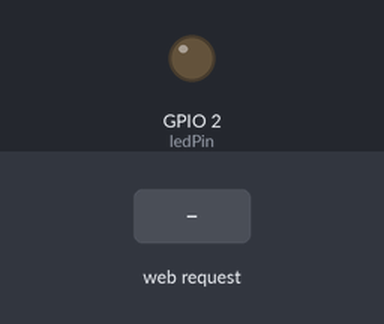
Simulated run of this sketch. Board: ESP32. Parts: output pins drawn as LEDs (lit = HIGH). Inputs (shaded band) come from the test bench. WiFi joins after 1.5 s; servers stay silent unless stated; what the sketch prints to the serial monitor is not drawn.

Above: at 4.3 s.
4.4 s: HTTP request GET /on received
At 5.6 s:
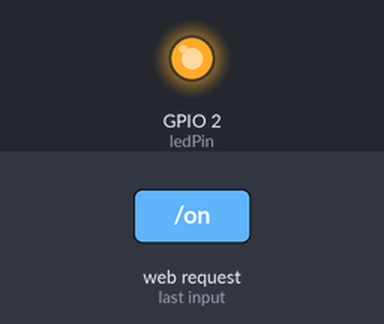
5.9 s: HTTP request GET /off received
At 6.8 s:
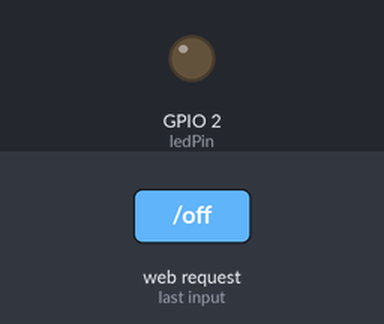
Timing chart, 0 to 8.9 s (numbered marks = the images above; inputs shaded):
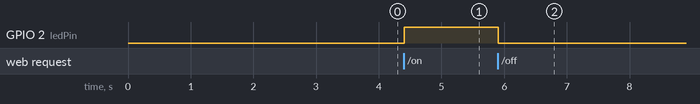

The sketch:

05_AsyncWebServer_ButtonControlLED.ino
```cpp
#include <WiFi.h>
#include <AsyncTCP.h>
#include <ESPAsyncWebServer.h>

const char *ssid = "addinedu_class_1(2.4G)";
const char *password = "addinedu1";

AsyncWebServer server(80);
void handle_root();

const char html[] PROGMEM = R"rawliteral(
  <!DOCTYPE html>
  <html>
  <body>
  <center>
  <h1>Hello, ESP32 web Server!</h1>
  <a href="on"><button>LED ON</button></a>
  <a href="off"><button>LED OFF</button></a>
  </center>
  </body>
  </html>
)rawliteral";


String processor(const String& var) {
  Serial.println(var);
  return var;
}


const int ledPin = 2;

void setup() {
  // put your setup code here, to run once:
  pinMode(ledPin, OUTPUT);

  Serial.begin(115200);
  delay(1000);
  Serial.println("ESP32 Web Server Start");
  Serial.println(ssid);

  WiFi.begin(ssid, password);

  while (WiFi.status() != WL_CONNECTED)
  {
    delay(1000);
    Serial.print(".");
  }
  Serial.println();

  Serial.print("IP address: ");
  Serial.println(WiFi.localIP());

  server.on("/", HTTP_GET, [] (AsyncWebServerRequest *req) {
    req->send_P(200, "text/html", html, processor);
  });

  server.on("/on", HTTP_GET, [] (AsyncWebServerRequest *req) {
    digitalWrite(ledPin, HIGH);
    req->send_P(200, "text/html", html, processor);
  });

server.on("/off", HTTP_GET, [] (AsyncWebServerRequest *req) {
    digitalWrite(ledPin, LOW);
    req->send_P(200, "text/html", html, processor);
  });

  server.begin();

  Serial.println("HTTP Server Started!");
  delay(100);

}

void loop() {
  // put your main code here, to run repeatedly:
}
```

Measured:
- after the input at 4.4 s, GPIO 2 (ledPin): LOW → HIGH at once
- after the input at 5.9 s, GPIO 2 (ledPin): HIGH → LOW at once
